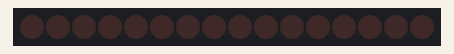
Bench run of a sketch on a simulated Arduino Uno, built with avr-gcc and run on an emulated ATmega328P. Parts: 16 shift-register outputs drawn as a row of LEDs (first output left, lit = HIGH). Wiring (inferred from the names in the program): 2 × shift register (74HC595): data A2; shift clock A0; latch A1. Wiring (inferred from the signals the program sends): row of LEDs: on Q0, Q1, Q2, Q3, Q4, Q5, Q6, Q7, Q8, Q9, Q10, Q11, Q12, Q13, Q14, Q15.

Above: at 0.16 s.
At 1.1 s:
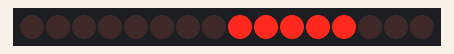
At 2.02 s:
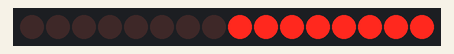
At 2.63 s:
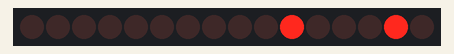
Timing chart, 0 to 3.0 s (numbered marks = the images above):
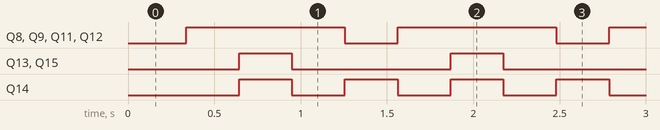

Measured:
- by itself, Q8, Q9, Q11, Q12: alternates HIGH for 0.92 s and LOW for 0.31 s
- by itself, Q13, Q15: alternates HIGH for 0.31 s and LOW for 0.92 s
- by itself, Q14: alternates HIGH for 0.31 s and LOW for 0.31 s

The sketch:

print_the_letter_A.ino
```cpp
#define latchPin A1
#define clockPin A0
#define dataPin A2

byte anodedatatosend;
byte cathodedatatosend;
byte theletterA[8] =  {0, 31, 36, 68, 36, 31, 0, 255};
//byte theletterA[8] =  {1,1,1,1,1,1,1,1};
byte groundrow[8] = {254, 253, 251, 248, 239, 223, 189, 127};
//byte groundrow[8] = {127,127,127,127,127,127,127,127};
int i = 0;

void setup()
  {
  //set pins as output
  pinMode(latchPin, OUTPUT);
  pinMode(clockPin, OUTPUT);
  pinMode(dataPin, OUTPUT);
}


void loop() {
 // put your main code here, to run repeatedly:


    for (i=0;i<8;i++){
      byte cathoddedatatosend = groundrow[i];  //ground one of the rows
        //while that row is grounded, feed in the relevant anode hits in the series
      byte anodedatatosend = theletterA[i];
     //hold the register output while we send information
        digitalWrite(latchPin, LOW);

//    shift out the bits of cathode and anode dataToSend to the 74HC595
       shiftOut(dataPin, clockPin, MSBFIRST, anodedatatosend);
       shiftOut(dataPin, clockPin, MSBFIRST, cathodedatatosend);


    //set latch pin high- this sends data to outputs so the LEDs will light up
    digitalWrite(latchPin, HIGH);
    delay (10);
    }
}
```
